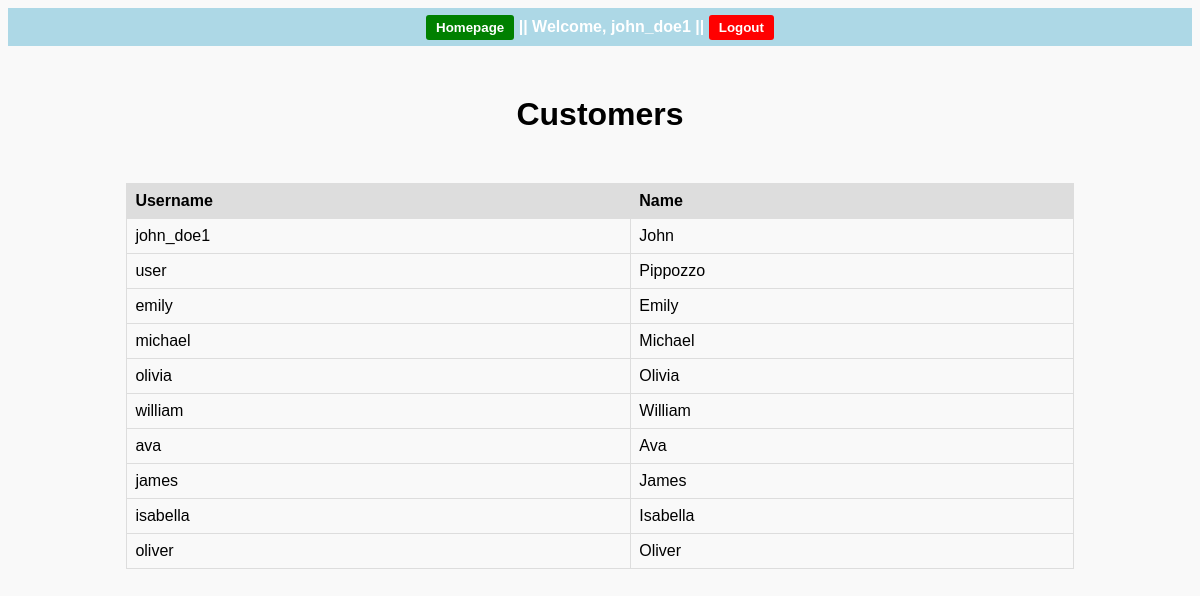
Screenshot of /php/all_users.php (signed in) with the database file from the repository.
### tables this page shows
CREATE TABLE customers (
  customer_id INT PRIMARY KEY AUTO_INCREMENT,
  username VARCHAR(255) NOT NULL UNIQUE,
  first_name VARCHAR(255) NOT NULL,
  password VARCHAR(255) NOT NULL
);

### php/all_users.php (the view, shortened to what this page needs)
<?php
  include 'login_info.php';
?>
<html>
  <head>
  </head>
  <body>
    <h1>Customers</h1>
    <table>
      <tr>
        <th>Username</th>
        <th>Name</th>
      </tr>
      <?php
        $servername = "db";
        $username = "root";
        $password = "password";
        $dbname = "xss_e_commerce";
        $conn = new mysqli($servername, $username, $password, $dbname);
        $query = "SELECT username,first_name FROM customers";
        $result = $conn->query($query);
        if ($result->num_rows > 0) {
          while($row = $result->fetch_assoc()) {
            echo "<tr>";
            echo "<td>" . $row["username"]. "</td>";
            echo "<td>" . $row["first_name"]. "</td>";
            echo "</tr>";
          }
        } else {
            echo "0 results";
        }
      ?>
    </table>
  </body>
</html>

### php/all_users.php (style rules this page uses)
body { background-color: #F9F9F9; font-family: Arial, sans-serif; }
h1 { text-align: center; margin: 50px 0; }
table { width: 80%; margin: 0 auto; border-collapse: collapse; }
th, td { border: 1px solid #dddddd; padding: 8px; text-align: left; }
th { background-color: #dddddd; }

### rows the page displays
customers: username "john_doe1", first_name "John"
customers: username "user", first_name "Pippozzo"
customers: username "emily", first_name "Emily"
customers: username "michael", first_name "Michael"
customers: username "olivia", first_name "Olivia"
customers: username "william", first_name "William"
customers: username "ava", first_name "Ava"
customers: username "james", first_name "James"
customers: username "isabella", first_name "Isabella"
customers: username "oliver", first_name "Oliver"

### other values shown
$_SESSION['username'] "john_doe1"
